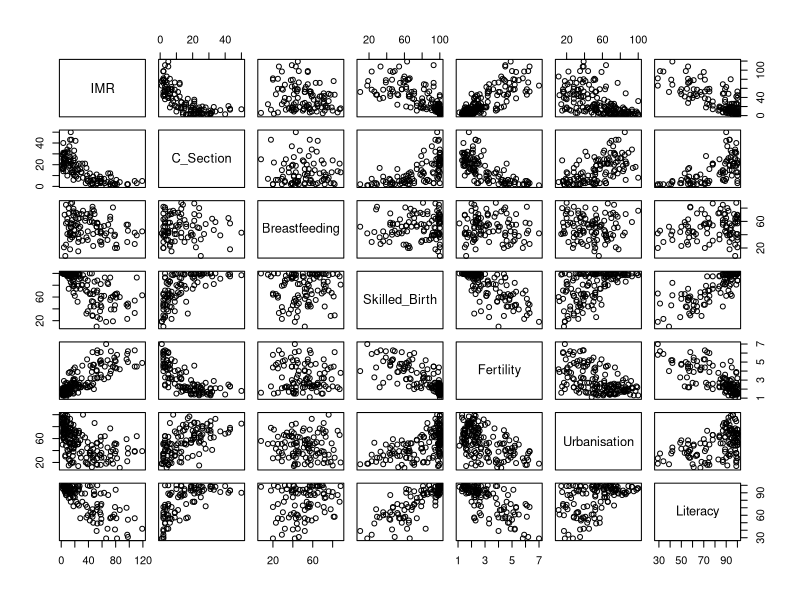
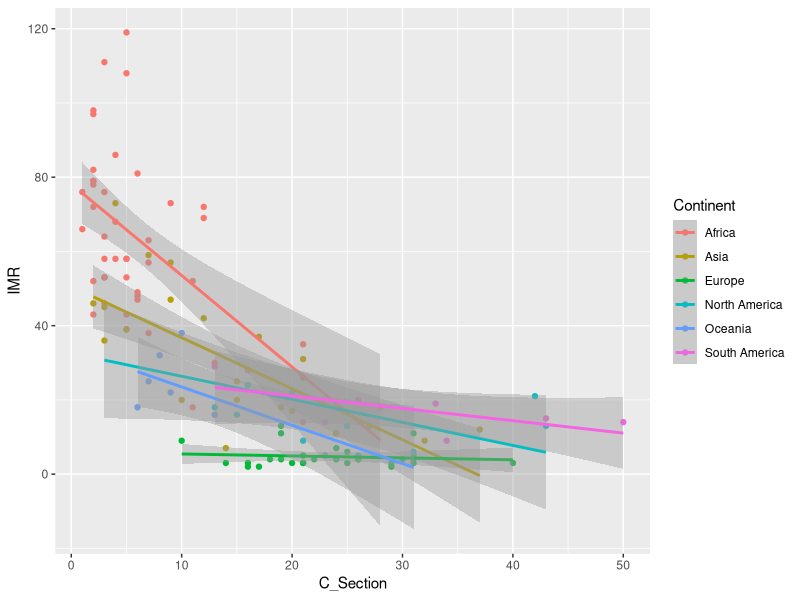
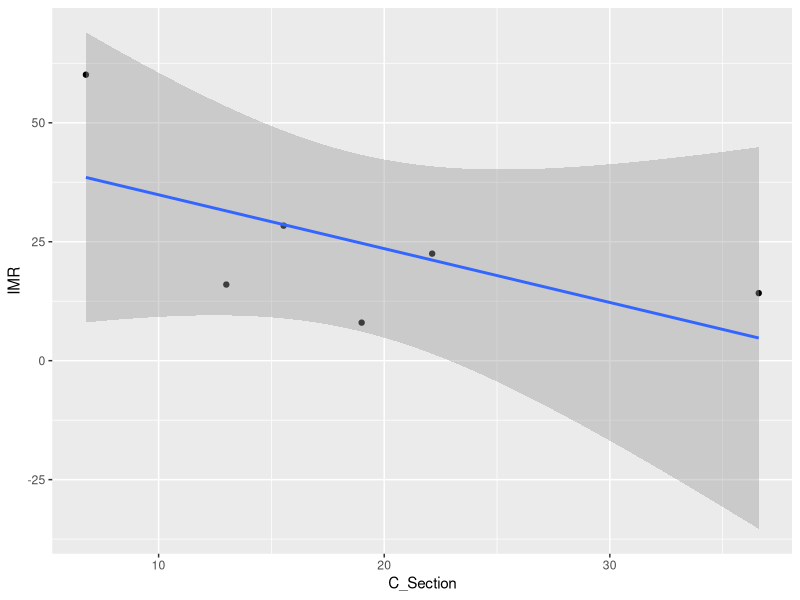

The R source for these figures, in order:
library( tidyverse )

imr <- read_csv("imr2011.csv", show_col_types = FALSE)
c_section <- read_csv("c_section.csv", show_col_types = FALSE)
early_breastfeeding <- read_csv("early_breastfeeding.csv", show_col_types = FALSE)

c_section <- c_section %>%
  rename( "Country" = `Country or Area`,
          "C_Section" = Value ) %>%
  select( Country, C_Section)

imr <- imr %>%
  left_join( c_section, by="Country")
  
early_breastfeeding <- early_breastfeeding %>%
  rename( "Country" = `Country or Area`,
          "Breastfeeding" = Value ) %>%
  select( Country, Breastfeeding)

imr <- imr %>%
  left_join( early_breastfeeding, by="Country")

skilled_birth <- read_csv("skilled_birth.csv", show_col_types = FALSE)
skilled_birth <- skilled_birth %>%
  filter( Subgroup == "Total") %>%
  rename( "Country" = `Country or Area`,
          "Skilled_Birth" = Value ) %>%
  select(Country, Skilled_Birth)

imr <- imr %>%
  left_join( skilled_birth, by="Country")

fertility <- read_csv("fertility.csv", show_col_types = FALSE)
fertility <- fertility %>%
  filter( Year == 2011) %>%
  rename( "Country" = `Country or Area`,
          "Fertility" = Value ) %>%
  select(Country, Fertility)

imr <- imr %>%
  left_join( fertility, by="Country")

urbanisation <- read_csv("urbanisation.csv", show_col_types = FALSE)
urbanisation <- urbanisation %>%
  rename( "Country" = `Country or Area`,
          "Urbanisation" = Value ) %>%
  select(Country, Urbanisation)

imr <- imr %>%
  left_join( urbanisation, by="Country")

literacy <- read_csv("adult_literacy.csv", show_col_types = FALSE)
literacy <- literacy %>%
  rename( "Country" = `Country or Area`,
          "Literacy" = Value ) %>%
  select(Country, Literacy)

imr <- imr %>%
  left_join( literacy, by="Country")

# see all pairs of scatterplots 
pairs( imr %>% select( IMR:Literacy) )

# it looks like C_section is useful, Breastfeeding is not...

# check simple models ...
imr_fit <- lm( IMR ~ C_Section, data = imr )
summary( imr_fit )

imr_fit <- lm( IMR ~ Breastfeeding, data = imr )
summary( imr_fit )

# check multiple regression model...
imr_fit <- lm( IMR ~ C_Section + Breastfeeding, data = imr )
summary( imr_fit )

# but we know we shouldn't inlude Breastfeeding here!

cor( imr$IMR, imr$C_Section, use="complete.obs")
cor( imr$IMR, imr$Breastfeeding, use="complete.obs")

imr_fit <- lm( IMR ~ C_Section + Continent, data =imr )
summary( imr_fit )

ggplot( imr, aes(x=C_Section, y=IMR, color=Continent)) + 
  geom_point() + 
  geom_smooth( method="lm") 

# ecological fallacy : relationships appear stronger when groups are combined, 
# weaker when groups are disaggregated

continent_means <- imr %>%
  drop_na() %>% 
  group_by(Continent) %>% 
  summarize( IMR = mean(IMR),
             C_Section = mean(C_Section))

ggplot( continent_means, aes(C_Section, IMR)) + 
  geom_point() + 
  geom_smooth( method="lm")
